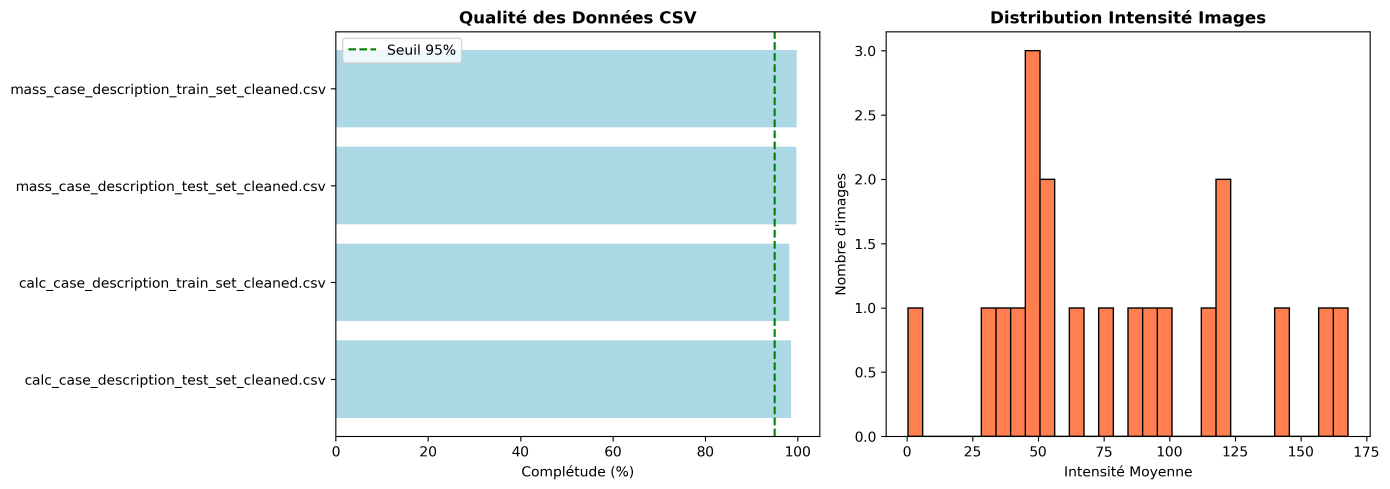
#> input picture data/features/visualizations/features_overview.png, 4169 x 1467 px (shown at 1/3 size)
$ python -i consolidation_finale.py   (imports and definitions only)
#> lines starting #> are read from the running program, lines starting #| are printed output that depends on the picture
"""
CONSOLIDATION FINALE - VISUALISATION ET QUALITÉ AVANCÉE
Crée visualisations étiquetées et améliore la qualité des images

Fonctionnalités :
1. Visualisation mosaïque avec labels
2. Amélioration qualité avancée (sharpening, edge enhancement)
3. Comparaisons avant/après
4. Nettoyage anciens résultats
5. Export organisé

Auteur: TIA Ange Jules-Rihem ben Maouia
Date: Décembre 2025
"""

import pandas as pd
import numpy as np
import cv2
import matplotlib.pyplot as plt
import seaborn as sns
from pathlib import Path
import json
from datetime import datetime
from tqdm import tqdm
import shutil
import warnings
# [1 line not run here, left out]

BASE_DIR = Path(".")
CSV_PATH = BASE_DIR / "csv"
CLEANED_CSV_PATH = BASE_DIR / "data" / "cleaned" / "csv"
JPEG_PATH = BASE_DIR / "jpeg"
PROCESSED_PATH = BASE_DIR / "data" / "processed_images_full"
FINAL_OUTPUT = BASE_DIR / "data" / "final_dataset"
FIGURES_PATH = BASE_DIR / "presentation" / "figures_final"
REPORTS_PATH = BASE_DIR / "reports"

# Créer dossiers
# [13 lines not run here, left out]

# Lister dossiers à nettoyer (sauf jpeg, csv, cleaned)
old_folders = [
    BASE_DIR / "data" / "processed_images",  # Ancien
    BASE_DIR / "data" / "augmented",  # Ancien
]

cleaned_count = 0
# [17 lines not run here, left out]

csv_source = CLEANED_CSV_PATH if CLEANED_CSV_PATH.exists() else CSV_PATH
csv_files = list(csv_source.glob("*.csv"))

all_data = []
# [5 lines not run here, left out]

# [1 line that did not run here, left out]

# Harmoniser pathology
# [3 lines that did not run here, left out]

# [2 lines not run here, left out]

# ==========================================
# 3. FONCTIONS AMÉLIORATION QUALITÉ
# ==========================================

def enhance_image_quality(img):
    """
    Applique techniques avancées d'amélioration qualité
    """
    # 1. CLAHE adaptatif
    clahe = cv2.createCLAHE(clipLimit=2.5, tileGridSize=(8, 8))
    img_clahe = clahe.apply(img)

    # 2. Débruitage
    img_denoised = cv2.fastNlMeansDenoising(img_clahe, None, h=10, templateWindowSize=7, searchWindowSize=21)

    # 3. Sharpening
    kernel_sharpen = np.array([[-1,-1,-1],
                               [-1, 9,-1],
                               [-1,-1,-1]])
    img_sharpened = cv2.filter2D(img_denoised, -1, kernel_sharpen)

    # 4. Edge enhancement
    edges = cv2.Canny(img_sharpened, 50, 150)
    img_enhanced = cv2.addWeighted(img_sharpened, 0.9, edges, 0.1, 0)

    # 5. Normalisation finale
    img_normalized = cv2.normalize(img_enhanced, None, 0, 255, cv2.NORM_MINMAX)

    return img_normalized

# ==========================================
# 4. VISUALISATIONS ÉTIQUETÉES
# ==========================================

# [2 lines not run here, left out]

# Trouver colonne image
path_col = None
# [130 lines not run here, left out]

processed_count = {'train': {'benign': 0, 'malignant': 0},
                   'test': {'benign': 0, 'malignant': 0}}

# Copier échantillon d'images (limitons pour démo)
MAX_PER_CATEGORY = 50  # Ajustez selon besoin

# [31 lines not run here, left out]

# Sauvegarder CSV consolidé
csv_consolidated = FINAL_OUTPUT / 'dataset_consolidated.csv'
# [2 lines not run here, left out]

# ==========================================
# 6. RAPPORT FINAL
# ==========================================

# [22 lines that did not run here, left out]

report_path = REPORTS_PATH / 'RAPPORT_FINAL_CONSOLIDATION.json'
# [29 lines not run here, left out]

>>> import cv2
>>> picture = cv2.imread('data/features/visualizations/features_overview.png', cv2.IMREAD_GRAYSCALE)
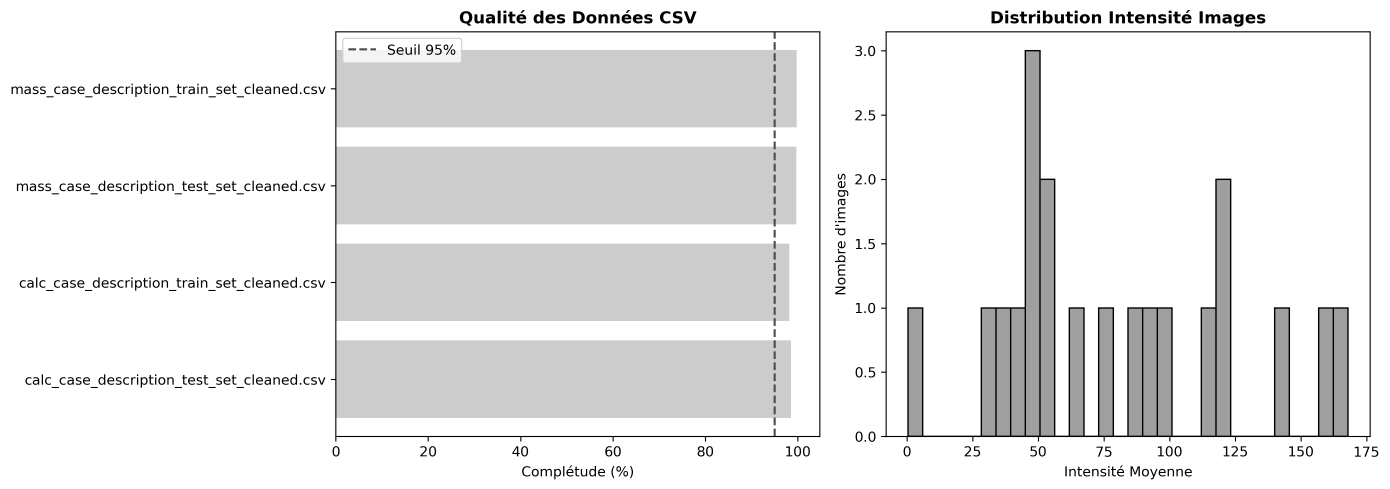
#> picture: shape (1467, 4169) (shown at 1/3 size); min 0, max 255, mean 232.6
>>> result = enhance_image_quality(picture)
#> in enhance_image_quality, `edges = cv2.Canny(img_sharpened, 50, 150)`:
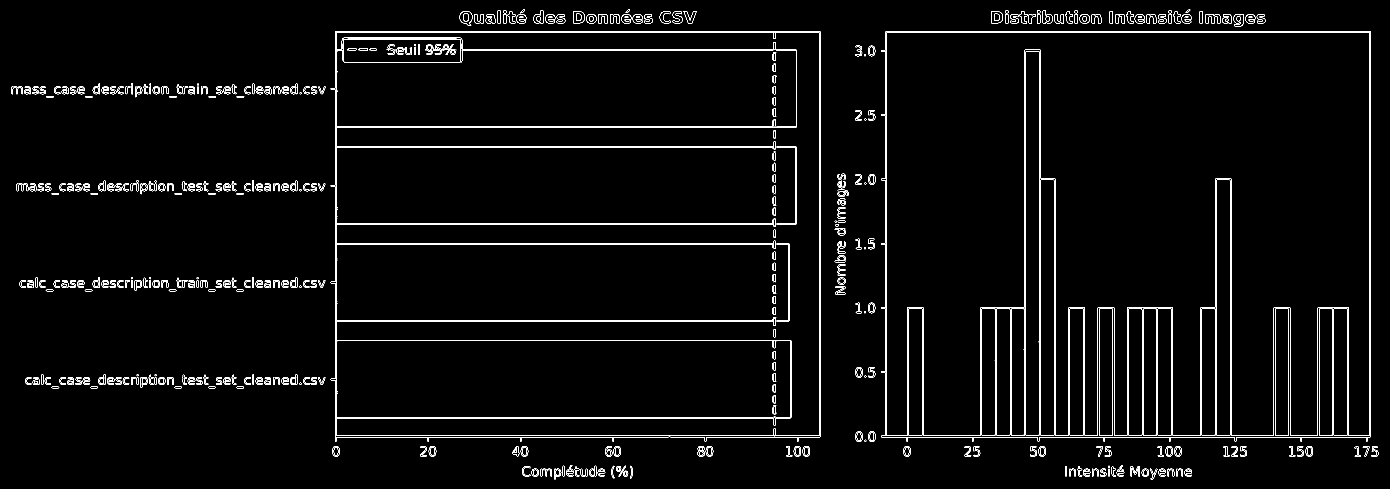
#> edges: shape (1467, 4169) (shown at 1/3 size); 1.8% white in thin lines or dots
#> in enhance_image_quality, `img_enhanced = cv2.addWeighted(img_sharpened, 0.9, edges, 0.1, 0)`:
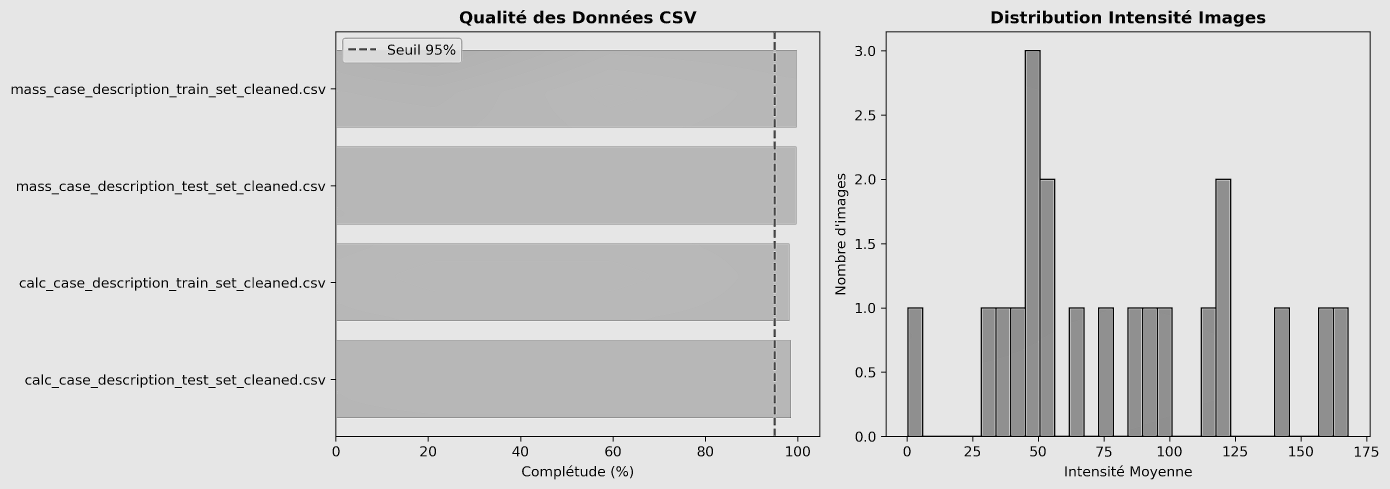
#> img_enhanced: shape (1467, 4169) (shown at 1/3 size); min 0, max 255, mean 210.4

$ run again, on reports/exploration_initiale.png
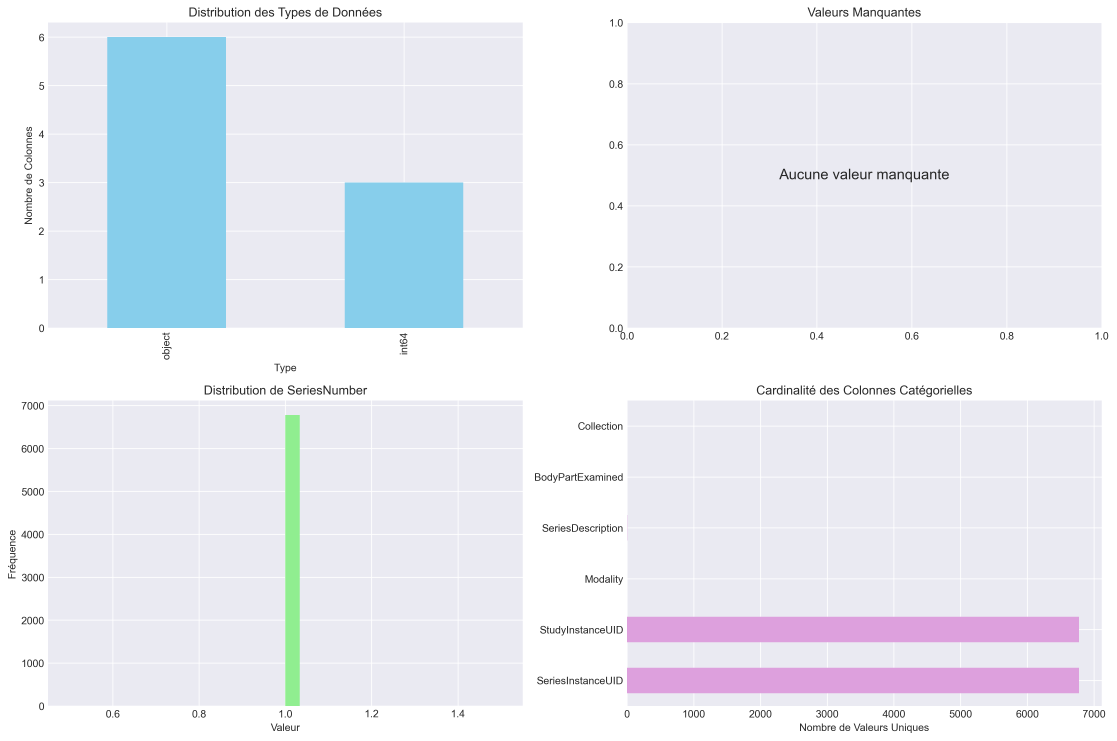
#> input picture reports/exploration_initiale.png, 4465 x 2961 px (shown at 1/4 size)
#> in enhance_image_quality, `edges = cv2.Canny(img_sharpened, 50, 150)`:
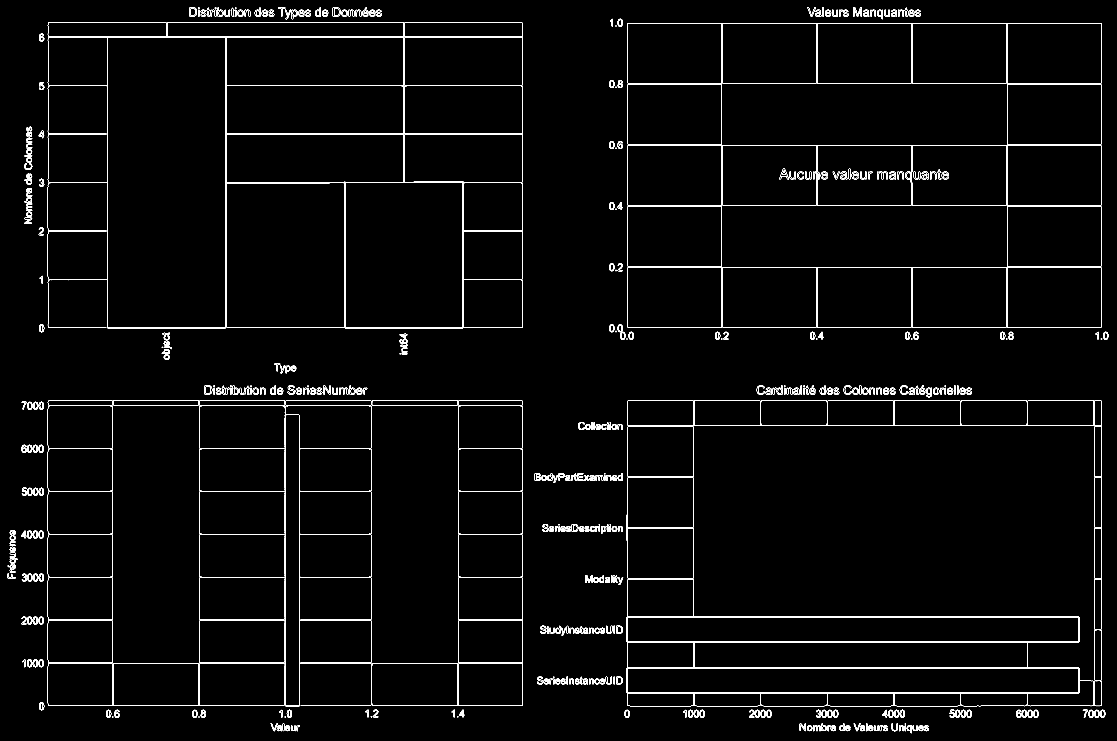
#> edges: shape (2961, 4465) (shown at 1/4 size); 1.3% white in thin lines or dots
#> in enhance_image_quality, `img_enhanced = cv2.addWeighted(img_sharpened, 0.9, edges, 0.1, 0)`:
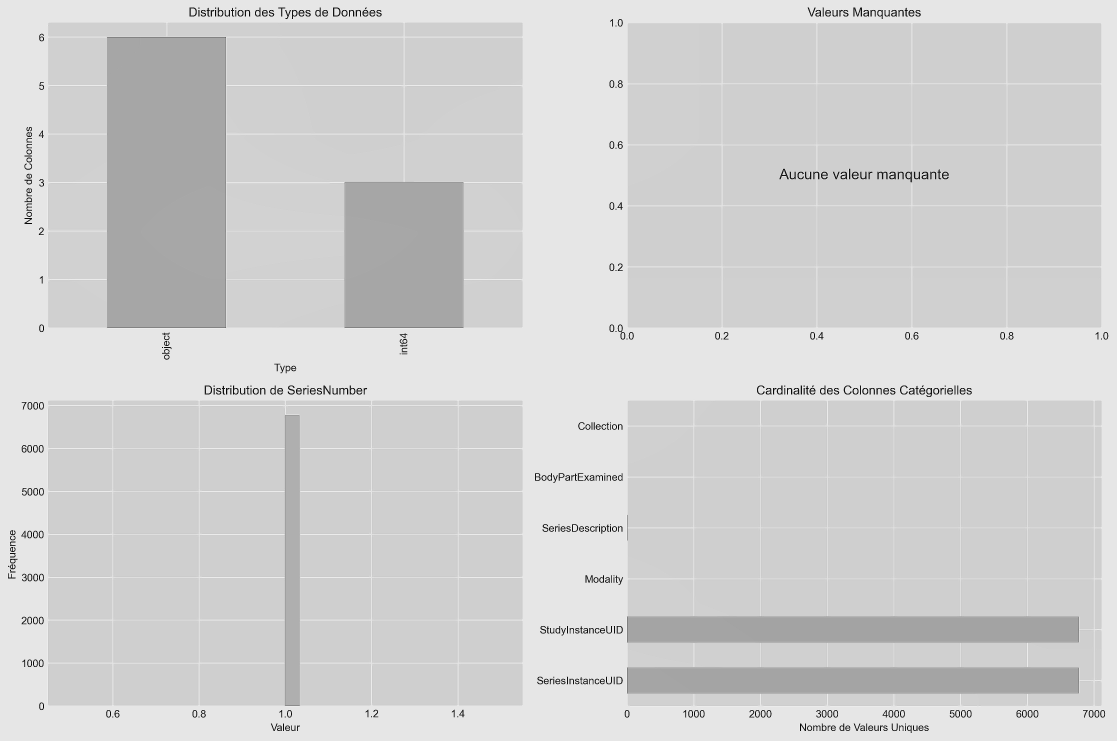
#> img_enhanced: shape (2961, 4465) (shown at 1/4 size); min 0, max 255, mean 209
